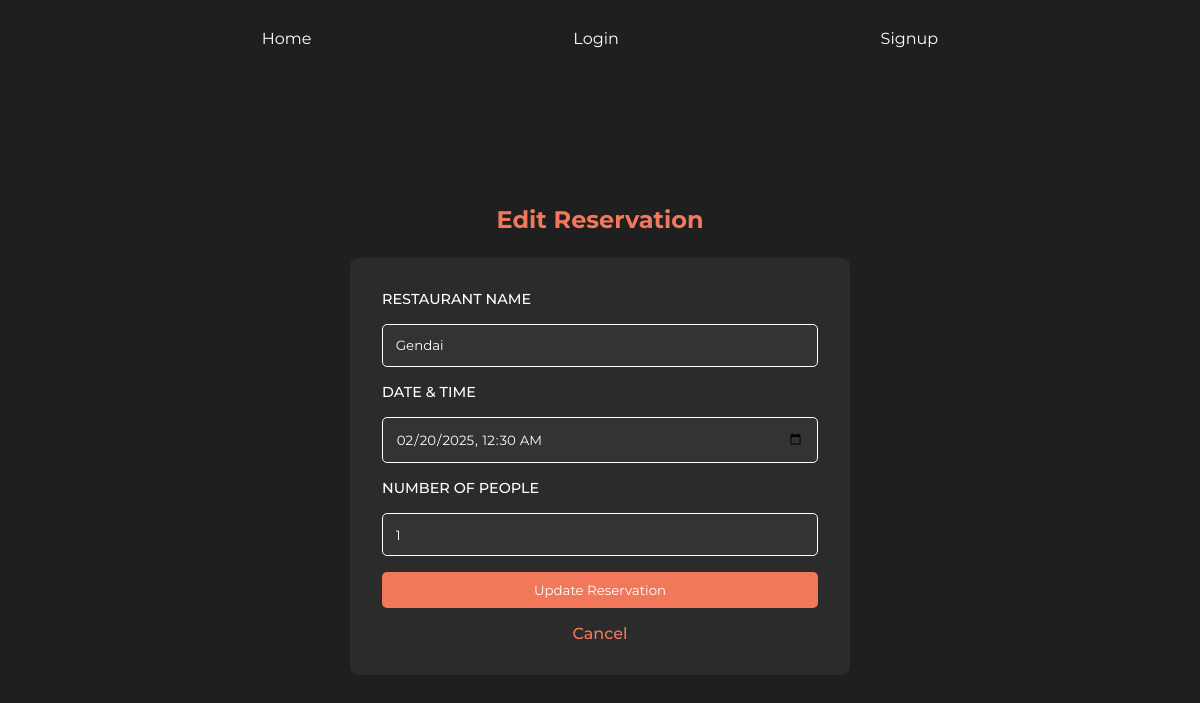
Before: /edit-reservation/3 with the older database file.
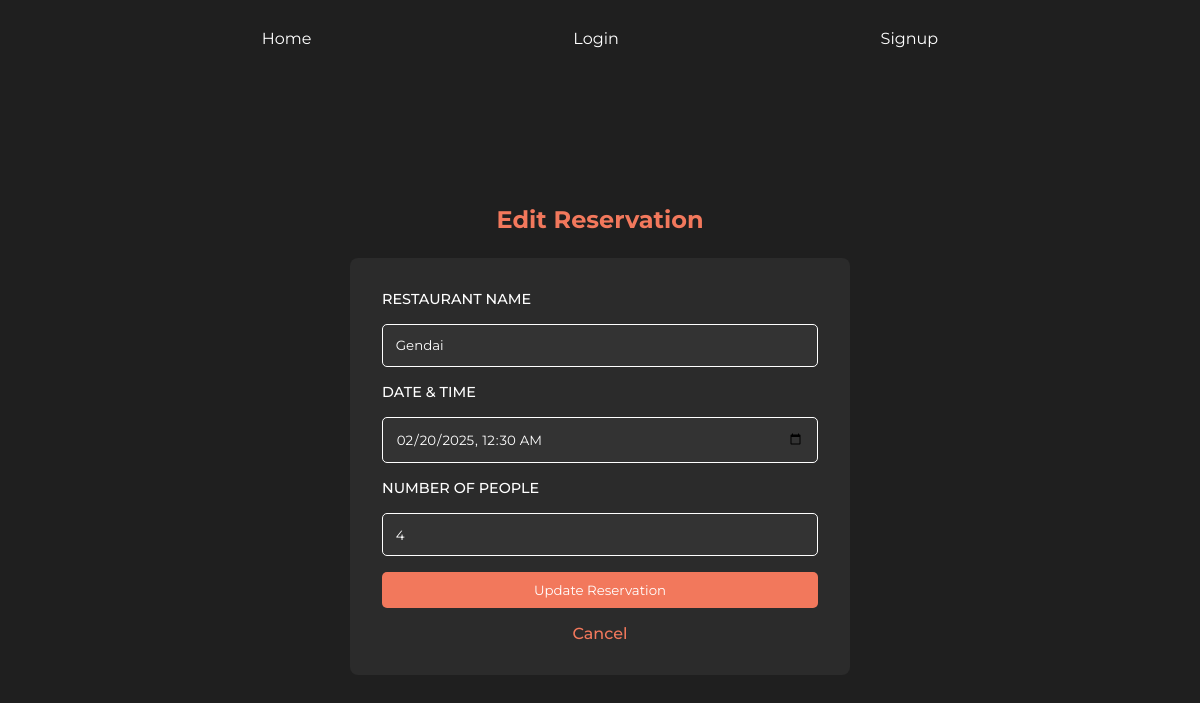
After: the same page with the newer database file.
### models.py (models this page shows, shortened)
class Reservation(db.Model):
    id = db.Column(db.Integer, primary_key=True)
    restaurant_name = db.Column(db.String(100), nullable=False)
    date_time = db.Column(db.DateTime, nullable=False)
    num_people = db.Column(db.Integer, nullable=False)

### routes.py (the view)
@app.route("/edit-reservation/<int:id>", methods=["GET", "POST"])
def edit_reservation(id):
    reservation = Reservation.query.get_or_404(id)
    if request.method == "POST":
        reservation.restaurant_name = request.form["restaurant_name"]
        reservation.date_time = datetime.strptime(request.form["date_time"], "%Y-%m-%dT%H:%M")
        reservation.num_people = int(request.form["num_people"])
        db.session.commit()
        return redirect(url_for("reservation_list"))
    return render_template("edit_reservation.html", reservation=reservation)

### templates/edit_reservation.html (shortened to what this page needs)
{% extends "template.html" %}
{% block content %}
<div class="reservation-form-container">
    <h2>Edit Reservation</h2>
    <form action="{{ url_for('edit_reservation', id=reservation.id) }}" method="POST" class="reservation-form">
        <label for="restaurant_name">Restaurant Name</label>
        <input type="text" id="restaurant_name" name="restaurant_name" value="{{ reservation.restaurant_name }}"
            required>
        <label for="date_time">Date & Time</label>
        <input type="datetime-local" id="date_time" name="date_time"
            value="{{ reservation.date_time.strftime('%Y-%m-%dT%H:%M') }}" required>
        <label for="num_people">Number of People</label>
        <input type="number" id="num_people" name="num_people" value="{{ reservation.num_people }}" required>
        <button type="submit">Update Reservation</button>
        <a href="{{ url_for('reservation_list') }}">Cancel</a>
    </form>
</div>
{% endblock %}

Changed rows visible on the page:
changed Reservation "Gendai": num_people "1" → "4"
